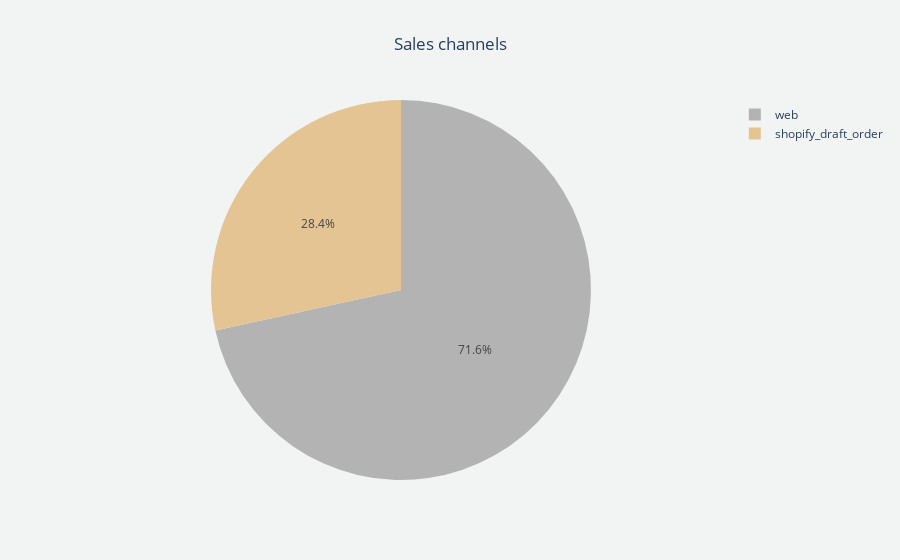

The code cell stored with this chart in its notebook:
### Code cell
source = new_df['source'].value_counts()

sales_channels_pie = px.pie(names=source.index,values=source,title='Sales channels'
                           ,color_discrete_sequence=px.colors.qualitative.Set2_r)

update_layout(sales_channels_pie)

### Figure 1 — Plotly figure (JSON) as saved in the notebook; plotly's stock layout.template omitted (floating-point values rounded to 4 significant figures)
{"data": [{"domain": {"x": [0, 1], "y": [0, 1]}, "hovertemplate": "label=%{label}<br>value=%{value}<extra></extra>", "labels": ["web", "shopify_draft_order"], "legendgroup": "", "name": "", "showlegend": true, "type": "pie", "values": [7600, 3018]}], "layout": {"legend": {"tracegroupgap": 0}, "paper_bgcolor": "#F2F4F4", "piecolorway": ["rgb(179,179,179)", "rgb(229,196,148)", "rgb(255,217,47)", "rgb(166,216,84)", "rgb(231,138,195)", "rgb(141,160,203)", "rgb(252,141,98)", "rgb(102,194,165)"], "plot_bgcolor": "#F8F9F9", "title": {"text": "Sales channels", "x": 0.5}}}
